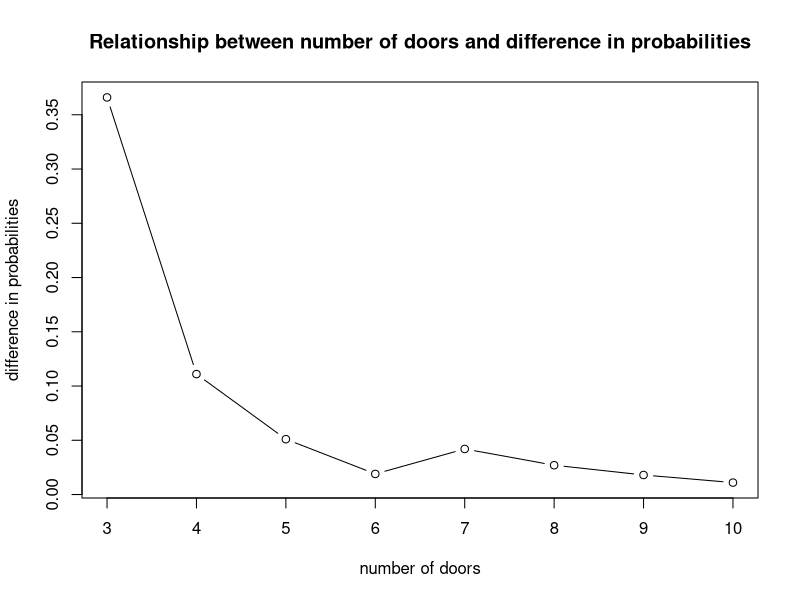
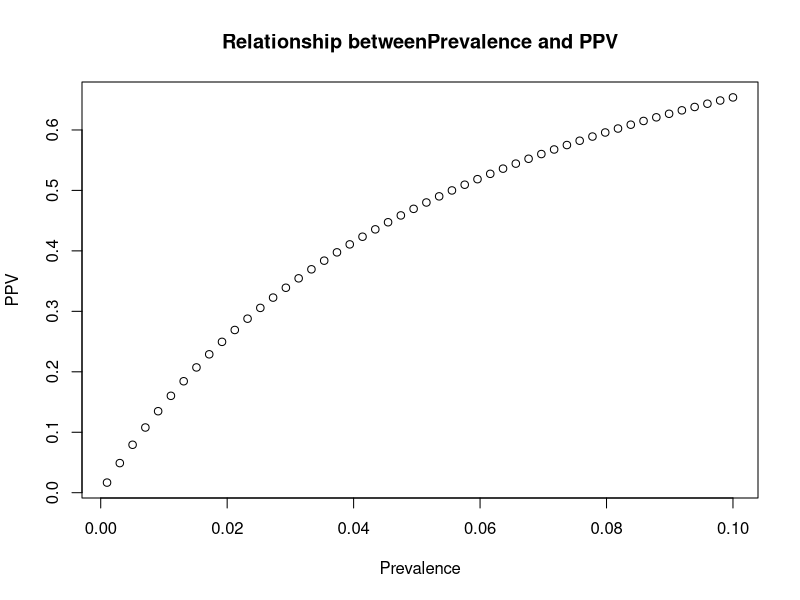
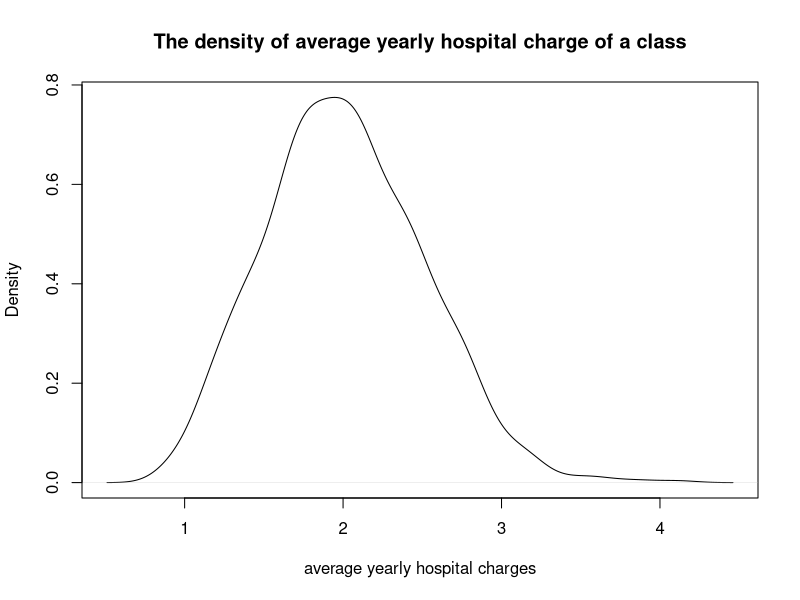
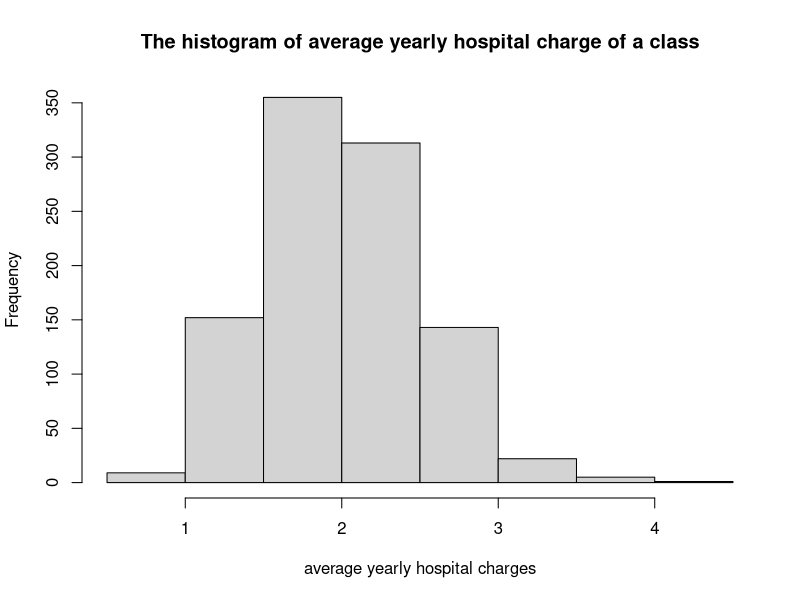
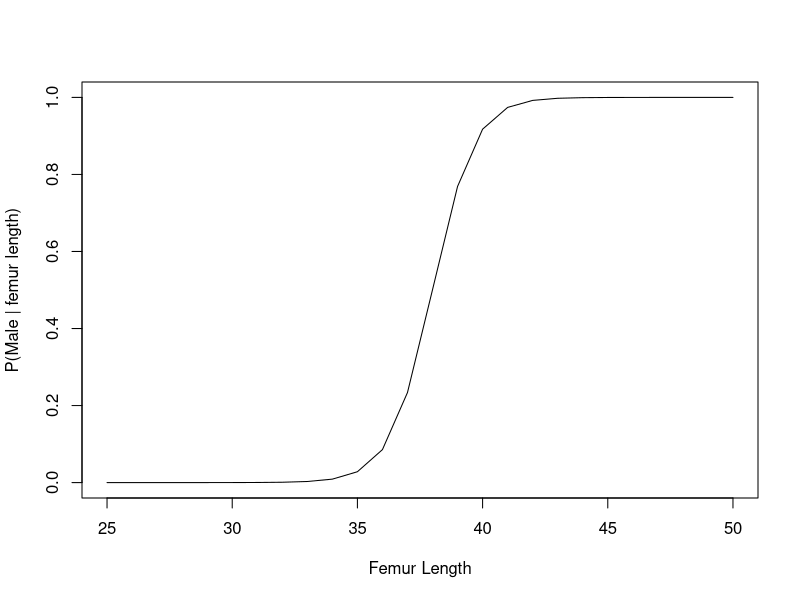
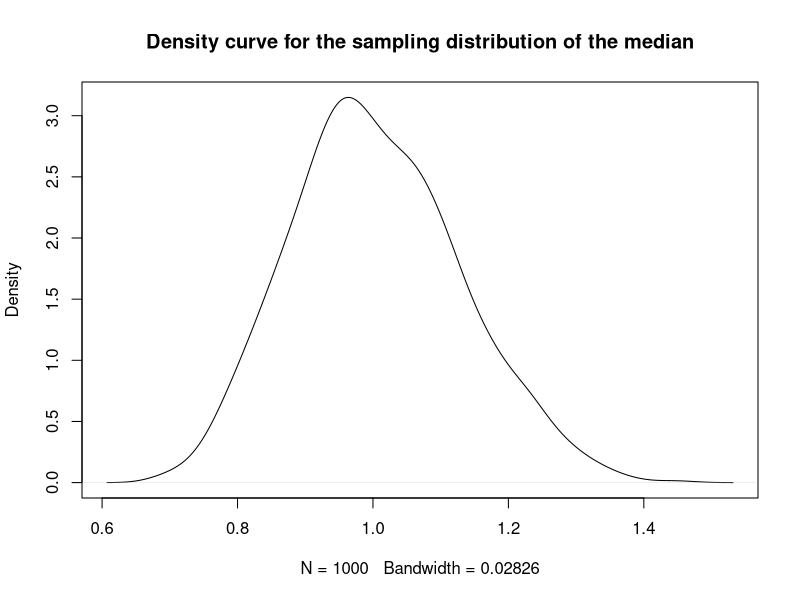
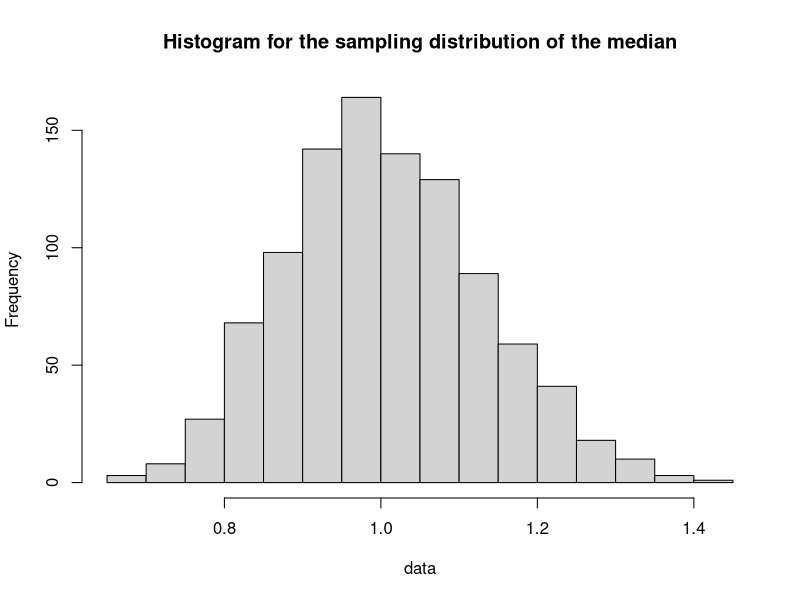
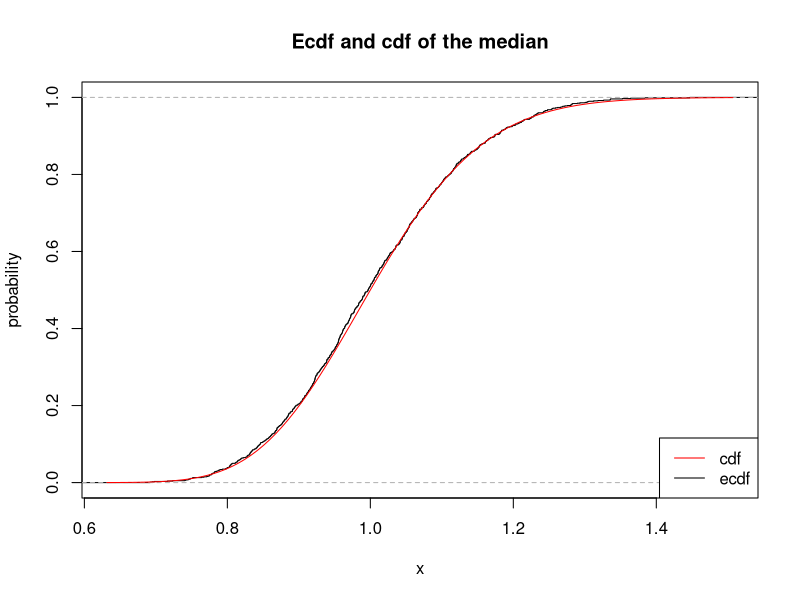

Reproduce these figures in R, in order. (Note: this script raises an error after producing the figures.)
## ---- chunk 1
require(magrittr)
require(dplyr)

game <- function(N){
  if(N<3) stop("Must have at least 3 doors")
  prize <- sample(c(rep("goat",N-1),"car"), N)
  guess <- sample(1:N,1)
  game <- data.frame(door = 1:N, prize = prize, stringsAsFactors = FALSE) %>% 
    mutate(first_guess = case_when(
      door == guess ~ 1
      , TRUE ~ 0
    )) %>% 
    mutate(potential_reveal = case_when(
        first_guess == 1 ~ 0
      , prize == "car" ~ 0
      , TRUE ~ 1
    )) %>% 
    mutate(reveal = 1*(rank(potential_reveal, ties.method = "random") == 3)) %>% 
    mutate(potential_switch = case_when(
      first_guess == 1 ~ 0
      , reveal == 1 ~ 0
      , TRUE ~ 1
    )) %>% 
    mutate(switch = 1*(rank(potential_switch, ties.method = "random") == 3))
  c(game$prize[game$first_guess == 1], game$prize[game$switch == 1])
}
## ---- chunk 2
set.seed(1)
result1 <- replicate(1e3, game(N = 4)[1]) 
probability1 <- result1 %>% table() %>% prop.table() %>% as.data.frame() %>% .[2,2]
probability1
# The probability for strategy1 results in a goat is 0.759

result2 <- replicate(1e3, game(N = 4)[2]) 
probability2 <- result2 %>% table() %>% prop.table() %>% as.data.frame() %>% .[2,2]
probability2
# The probability for strategy2 results in a goat is 0.634
## ---- chunk 3
prop.test(probability1*1e3, 1e3, probability1, alternative = "two.sided", conf.level = 0.99)
# The 99% confidence interval for the probability of strategy1 is [0.7225285, 0.7920573]
## ---- chunk 4
prop.test(probability2*1e3, 1e3, probability2, alternative = "two.sided", conf.level = 0.99)
# The 99% confidence interval for the probability of strategy2 is [0.5939988, 0.6722348]
## ---- chunk 5
set.seed(10)
x <- seq(3,10,1)
y <- c()
for (i in x) {
probability1 <- replicate(1e3, game(N = i)[1]) %>% table() %>% prop.table() %>% as.data.frame() %>% .[1,2]
probability2 <- replicate(1e3, game(N = i)[2]) %>% table() %>% prop.table() %>% as.data.frame() %>% .[1,2]
D = probability2 - probability1
y <- c(y, D)
}
plot(x, y, main = "Relationship between number of doors and difference in probabilities", xlab = "number of doors", ylab = "difference in probabilities", type = "b")
## ---- chunk 6
prob_tp_dp = .85
prob_tn_dn = .95
prevalence <- seq(0.001, 0.1, length = 50)
prob_dptp <- prevalence * prob_tp_dp
prob_dn <- 1 - prevalence
prob_tp_dn <- 1 - prob_tn_dn
prob_tpdn <- prob_tp_dn * prob_dn
prob_tp <- prob_tpdn + prob_dptp
ppv <- prob_dptp/prob_tp
plot(prevalence, ppv, main = "Relationship betweenPrevalence and PPV", xlab = "Prevalence", ylab = "PPV")
## ---- chunk 7
hospital_charges <- function(N){
  group <- rbinom(N, 1, 0.5)
  charges <- 0*group + rgamma(N, shape = 2, scale = 2)*(1-group)
  charges
}
## ---- chunk 8
set.seed(3)
quantile(hospital_charges(1000), probs = 0.9)
# The 90th percentile for yearly hospital charges for a randomly selected Vanderbilt student is 5.534398 
## ---- chunk 9
set.seed(5)
class <- c()
for (i in 1:1e3) {
  class <- c(class, mean(hospital_charges(30)))
}
plot(density(class), main = "The density of average yearly hospital charge of a class", xlab = "average yearly hospital charges")
hist(class, main = "The histogram of average yearly hospital charge of a class", xlab = "average yearly hospital charges")
## ---- chunk 10
set.seed(6)
rate = 0
for(i in 1:1e3){
  class = hospital_charges(30)
  if(sum(class == 0) < 10){
    rate = rate  + 1
  }
}
rate/1e3
# The simulated probability that a randomly selected class of size 30 students will have less than 10 students with zero yearly hospital charges is 0.023
## ---- chunk 11
prob = pnorm(104, mean = 80, sd = 15) - pnorm(70, mean = 80, sd = 15)
prob
# The probability that a randomly sampled person's DBP lies between 70 and 104 mmHg is 0.6927082.
## ---- chunk 12
prob_male = dnorm(37, 40, sqrt(3.4))
prob_female = dnorm(37, 36, sqrt(3.3))
prob_from_male = prob_male/(prob_male + prob_female)
prob_from_male
# The probability that the discovered femur was from a male is 0.2338065.
## ---- chunk 13
femur_length <- 25:50
prob_male <- dnorm(femur_length, 40, sqrt(3.4))/(dnorm(femur_length, 40, sqrt(3.4)) + dnorm(femur_length, 36, sqrt(3.3)))
plot.new()
plot.window(xlim = c(25,50), ylim = c(0,1))
lines(femur_length, prob_male)
axis(1)
axis(2)
box()
title(xlab = "Femur Length", ylab = "P(Male | femur length)")
## ---- chunk 14
hospital_charges <- function(N){
  group <- rbinom(N, 1, 0.5)
  charges <- 0*group + rgamma(N, shape = 2, scale = 2)*(1-group)
  charges
}
## ---- chunk 15
set.seed(8)
mean_charge <- c()
for (i in 1:1e3) {
  mean_charge <- c(mean_charge, mean(hospital_charges(1e4)))
}
mean(mean_charge)
# The simulated expectation of yearly hospital charges is 2.000392.
## ---- chunk 16
set.seed(88)
mean_charge_new <- c()
for (i in 1:1e3) {
  charge_fee <- hospital_charges(1e4)
  charge_fee[charge_fee >= 10] <- 10
  mean_charge_new <- c(mean_charge_new, mean(charge_fee))
}
mean(mean_charge_new)
# The simulated expectation of yearly hospital charge under the new policy is 1.953968.
## ---- chunk 17
set.seed(888)
var_charge_new <- c()
for (i in 1:1e3) {
  charge_fee <- hospital_charges(1e4)
  charge_fee[charge_fee >= 10] <- 10
  var_charge_new <- c(var_charge_new, var(charge_fee))
}
mean(var_charge_new)
# The variance of yearly hospital charge under the new policy is 7.024844.
## ---- chunk 18
set.seed(10)
data <- c()
for (i in 1:1e3) {
  data <- c(data, median(rlnorm(101)))
}
plot(density(data), main = "Density curve for the sampling distribution of the median")
hist(data, main = "Histogram for the sampling distribution of the median")
## ---- chunk 19
Fk <- function(x,k,n){
  pbinom(k-1, n, plnorm(x), lower.tail = FALSE)
}
plot(ecdf(data), main = "Ecdf and cdf of the median", ylab = "probability")
curve(Fk(x, 51, 101), add = TRUE, col = "red")
legend("bottomright", legend = c("cdf", "ecdf"), lty = 1, col = c("red", "black"))
## ---- chunk 20
set.seed(11)
quantile1 <- c()
quantile2 <- c()
quantile3 <- c()
for (i in 1:1e3) {
  data <- rlnorm(101, meanlog = 0, sdlog = 1)
  quantile1 <- c(quantile1, quantile(data, 0.25))
  quantile2 <- c(quantile2, quantile(data, 0.5))
  quantile3 <- c(quantile3, quantile(data, 0.75))
}
quantile(quantile1, c(0.025, 0.975))
quantile(quantile2, c(0.025, 0.975))
quantile(quantile3, c(0.025, 0.975))
plot(density(quantile1), xlim = c(0.3, 2.6), main = "The sampling distribution of three quantiles", xlab = "x")
lines(density(quantile2), col = "red")
lines(density(quantile3), col = "green")
legend("topright", legend = c("25th quantile", "50th quantile", "75th quantile"), lty = 1, col = c("black", "red", "green"))
# From the plot and confidence intervals we got, we can get that the 25th quantile has the tightest 95% CI.
## ---- chunk 21
Hmisc::getHdata(nhgh)
d1 <- nhgh[1:500,]
## ---- chunk 22
data <- d1 %>% filter(age > 18 & sex == "male") %>% pull(ht)
mu1 = mean(data)
sd1 = sd(data)
curve(dnorm(x, mean = mu1, sd = sd1), xlim = c(150, 200), main = "The estimated density of standing height for adult (age>18) males", xlab = "standing height", ylab = "density")
## ---- chunk 23
data2 <- d1 %>% filter(age > 18 & sex == "female") %>% pull(bmi)
mu2 <- mean(data2)
s2 <- var(data2)
shape1 <- mu2^2/s2
scale1 <- s2/mu2
curve(dgamma(x, shape = shape1, scale = scale1), xlim = c(0, 80), main = "The estimated density of BMI for adult (age>18) females", xlab = "BMI", ylab = "Density")
## ---- chunk 24
data3 <- d1 %>% filter(age > 18 & !is.na(SCr)) %>% pull(SCr)
plot(density(data3, adjust = 2, kernel = "gaussian"), main = "The estimated density of SCr for adults", xlab = "SCr")
## ---- chunk 25
bwt <- MASS::birthwt
## ---- chunk 26
set.seed(12)
data <- bwt %>% filter(smoke == 1) %>% pull(bwt)
mean_value <- c()
for (i in 1:1e3) {
  sample_data <- sample(data, size = 1e3, replace = TRUE)
  mean_value <- c(mean_value, mean(sample_data))
}
quantile(mean_value, c(0.025, 0.975))
# The 95% CI for the mean birthweight of infants whose mothers did smoke during pregnancy using the bootstrap method is [2732.709, 2809.778 ].
## ---- chunk 27
mu <- mean(data)
sd <- sd(data)
bottom = mu - 1.96*(sd/sqrt(length(data)))
top = mu + 1.96*(sd/sqrt(length(data)))
bottom
top
# The 95% CI for the mean birthweight of infants whose mothers did smoke during pregnancy using the Central Limit Theorem shortcut is [2621.624, 2922.214].
## ---- chunk 28
set.seed(13)
data <- bwt %>% filter(smoke == 1) %>% pull(bwt)
data1 <- bwt %>% filter(smoke == 0) %>% pull(bwt)
proportions <- c()
for (i in 1:1e3) {
  mu_s <- mean(sample(data, 1e3, replace = TRUE))
  mu_ns <- mean(sample(data1, 1e3, replace = TRUE))
  proportions <- c(proportions, mu_s/mu_ns)
}
quantile(proportions, c(0.025, 0.975))
# The 95% CI is [0.8881938, 0.9276662 ].
## ---- chunk 29
result1 <- prop.test(x = c(30, 35), n = c(100, 100))
result1
# The p-value is 0.5459. At the confidence level of 95%, we can conclude that there is no conclusive difference between the rates of mild complication after hernia repair using open and laparoscopic surgical approaches, in another word, the risk is the same.
## ---- chunk 30
result2 <- prop.test(x = c(600, 619), n = c(2000, 2000))
result2
# The p-value is 0.5364. At the confidence level of 95%, we can conclude that there is no conclusive difference between the rates of mild complication after hernia repair using open and laparoscopic surgical approaches, in another word, the risk is the same.
## ---- chunk 31
result1$conf.int[2] - result1$conf.int[1]
result2$conf.int[2] - result2$conf.int[1]
# The second study showed a conclusive similarity between surgical approaches for the complication rate. As the length of the 95% confidence interval for the study 2 is 0.05805547, which is less than 0.06, so we regard that there is a conclusive similarity, while the 95% CI for the study 1 is 0.2792789, which is greater than 0.06, so we can detect there is a conclusive difference rather than a conclusive similarity.
## ---- chunk 32
result3 <- prop.test(c(630, 654), c(2100, 2100))
result3
result3$conf.int[2] - result3$conf.int[1]
# The smallest equivalence threshold that would identify a conclusive similarity between the surgical approaches is 0.05668084.
## ---- chunk 33
#Based on the CLT, we regard the data is from a population that has a normal distribution; Then, we can use the Pearson correlation coefficient and test the linear relationship between the two variables.
Hmisc::getHdata(nhgh)
cor.test(nhgh$armc, nhgh$arml, alternative = "two.sided")
#According to the test result, we can get the 95% confidence interval is [0.4811147,0.5173282]. The null hypothesis is that there is no linear relationship between "armc" and "arml". However, 0 is not in our 95% confidence interval. Also, the p-value we got is less than 2.2e-16. We can conclude that we need to reject the null hypothesis at the 99% confidence level, and the probability we made a type I error is 0.01. So the sample correlation, 0.4994396, is a reasonable measure of association for this data.
